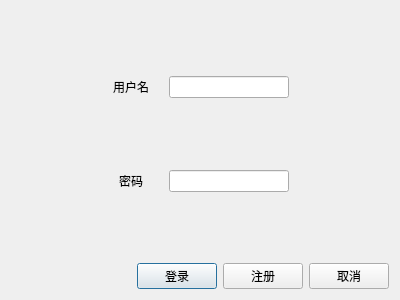
<?xml version="1.0" encoding="UTF-8"?>
<ui version="4.0">
 <class>LoginDialog</class>
 <widget class="QDialog" name="LoginDialog">
  <property name="geometry">
   <rect>
    <x>0</x>
    <y>0</y>
    <width>400</width>
    <height>300</height>
   </rect>
  </property>
  <property name="windowTitle">
   <string>Login</string>
  </property>
  <layout class="QVBoxLayout" name="verticalLayout">
   <item>
    <spacer name="verticalSpacer_3">
     <property name="orientation">
      <enum>Qt::Orientation::Vertical</enum>
     </property>
     <property name="sizeHint" stdset="0">
      <size>
       <width>20</width>
       <height>64</height>
      </size>
     </property>
    </spacer>
   </item>
   <item>
    <layout class="QHBoxLayout" name="horizontalLayout" stretch="1,1,1">
     <property name="leftMargin">
      <number>100</number>
     </property>
     <property name="topMargin">
      <number>0</number>
     </property>
     <property name="rightMargin">
      <number>100</number>
     </property>
     <item>
      <widget class="QLabel" name="label">
       <property name="minimumSize">
        <size>
         <width>40</width>
         <height>0</height>
        </size>
       </property>
       <property name="maximumSize">
        <size>
         <width>40</width>
         <height>16777215</height>
        </size>
       </property>
       <property name="text">
        <string>用户名</string>
       </property>
       <property name="alignment">
        <set>Qt::AlignmentFlag::AlignCenter</set>
       </property>
      </widget>
     </item>
     <item>
      <spacer name="horizontalSpacer_3">
       <property name="orientation">
        <enum>Qt::Orientation::Horizontal</enum>
       </property>
       <property name="sizeHint" stdset="0">
        <size>
         <width>40</width>
         <height>20</height>
        </size>
       </property>
      </spacer>
     </item>
     <item>
      <widget class="QLineEdit" name="line_edit_user_name">
       <property name="minimumSize">
        <size>
         <width>120</width>
         <height>0</height>
        </size>
       </property>
       <property name="maximumSize">
        <size>
         <width>120</width>
         <height>16777215</height>
        </size>
       </property>
      </widget>
     </item>
    </layout>
   </item>
   <item>
    <spacer name="verticalSpacer">
     <property name="orientation">
      <enum>Qt::Orientation::Vertical</enum>
     </property>
     <property name="sizeHint" stdset="0">
      <size>
       <width>20</width>
       <height>40</height>
      </size>
     </property>
    </spacer>
   </item>
   <item>
    <layout class="QHBoxLayout" name="horizontalLayout_2">
     <property name="leftMargin">
      <number>100</number>
     </property>
     <property name="rightMargin">
      <number>100</number>
     </property>
     <item>
      <widget class="QLabel" name="label_2">
       <property name="minimumSize">
        <size>
         <width>40</width>
         <height>0</height>
        </size>
       </property>
       <property name="maximumSize">
        <size>
         <width>40</width>
         <height>16777215</height>
        </size>
       </property>
       <property name="text">
        <string>密码</string>
       </property>
       <property name="alignment">
        <set>Qt::AlignmentFlag::AlignCenter</set>
       </property>
      </widget>
     </item>
     <item>
      <spacer name="horizontalSpacer_2">
       <property name="orientation">
        <enum>Qt::Orientation::Horizontal</enum>
       </property>
       <property name="sizeHint" stdset="0">
        <size>
         <width>40</width>
         <height>20</height>
        </size>
       </property>
      </spacer>
     </item>
     <item>
      <widget class="QLineEdit" name="line_edit_password">
       <property name="minimumSize">
        <size>
         <width>120</width>
         <height>0</height>
        </size>
       </property>
       <property name="maximumSize">
        <size>
         <width>120</width>
         <height>16777215</height>
        </size>
       </property>
      </widget>
     </item>
    </layout>
   </item>
   <item>
    <spacer name="verticalSpacer_2">
     <property name="orientation">
      <enum>Qt::Orientation::Vertical</enum>
     </property>
     <property name="sizeHint" stdset="0">
      <size>
       <width>20</width>
       <height>64</height>
      </size>
     </property>
    </spacer>
   </item>
   <item>
    <layout class="QHBoxLayout" name="horizontalLayout_3">
     <item>
      <spacer name="horizontalSpacer">
       <property name="orientation">
        <enum>Qt::Orientation::Horizontal</enum>
       </property>
       <property name="sizeHint" stdset="0">
        <size>
         <width>40</width>
         <height>20</height>
        </size>
       </property>
      </spacer>
     </item>
     <item>
      <widget class="QPushButton" name="login_pushbutton">
       <property name="text">
        <string>登录</string>
       </property>
      </widget>
     </item>
     <item>
      <widget class="QPushButton" name="regist_pushbutton">
       <property name="text">
        <string>注册</string>
       </property>
      </widget>
     </item>
     <item>
      <widget class="QPushButton" name="cancel_pushbutton">
       <property name="text">
        <string>取消</string>
       </property>
      </widget>
     </item>
    </layout>
   </item>
  </layout>
 </widget>
 <resources/>
 <connections/>
</ui>
